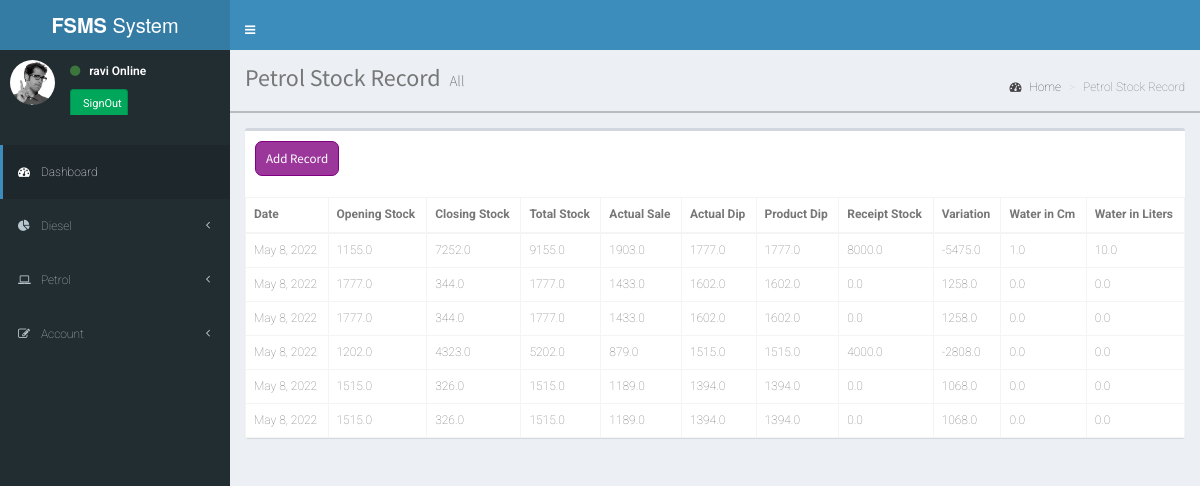
/petrol-stock/ (signed in), run on the app's committed database.
### PPMS_backend/models.py (models this page shows, shortened)
class PetrolStock(models.Model):
    date = models.DateField(auto_now_add=True)
    openingStock = models.FloatField(default=0)
    receiptStock = models.FloatField(default=0)
    totalStock = models.FloatField(blank=False, null=False)
    actualSale = models.FloatField(default=0)
    closingStock = models.FloatField(null=False, blank=False)
    productDip = models.FloatField(default=0)
    actualDip = models.FloatField(default=0)
    variations = models.FloatField(default=0)
    waterCm = models.FloatField(default=0)
    waterLtrs = models.FloatField(default=0)

### PPMS_backend/views.py (the view)
# urls.py: path('petrol-stock/', views.petrolStock, name="petrol-stock"),
@login_required
def petrolStock(request):
    stock = PetrolStock.objects.all()
    return render(request, 'petrol-stock.html', {'stock': stock})

### PPMS_backend/templates/petrol-stock.html
{% extends 'base.html' %}
{% load static %}{% block extracss %}
    <link href="{% static 'css/style.css' %}" rel="stylesheet">
{% endblock %}
{% block content %}
    <div class="head-holder">
    <section class="content-header">
        <h1>
            Petrol Stock Record
            <small>All</small>
        </h1>
        <ol class="breadcrumb">
            <li><a href="{% url 'home' %}"><i class="fa fa-dashboard"></i> Home</a></li>
            <li class="active">Petrol Stock Record</li>
        </ol>
    </section>
    </div>
    <section class="content">
        <div class="row">
            <div class="col-xs-12">
                <div class="box">
                    <div class="box-header">
                        <h3 class="box-title"><a href="{% url 'petrol-stock-form' %}" class="add-record">Add Record</a></h3>
                    </div>
                    <table class="table table-bordered">
                        <thead>
                        <tr>
                            <th>Date</th>
                            <th>Opening Stock</th>
                            <th>Closing Stock</th>
                            <th>Total Stock</th>
                            <th>Actual Sale</th>
                            <th>Actual Dip</th>
                            <th>Product Dip</th>
                            <th>Receipt Stock</th>
                            <th>Variation</th>
                            <th>Water in Cm</th>
                            <th>Water in Liters</th>
                        </tr>
                        </thead>
                        <tbody>
                        {% for foo in stock %}
                            <tr>
                                <td>{{ foo.date }}</td>
                                <td>{{ foo.openingStock }}</td>
                                <td>{{ foo.closingStock }}</td>
                                <td>{{ foo.totalStock }}</td>
                                <td>{{ foo.actualSale }}</td>
                                <td>{{ foo.actualDip }}</td>
                                <td>{{ foo.productDip }}</td>
                                <td>{{ foo.receiptStock }}</td>
                                <td>{{ foo.variations }}</td>
                                <td>{{ foo.waterCm }}</td>
                                <td>{{ foo.waterLtrs }}</td>
                            </tr>
                        {% endfor %}
                        </tbody>
                    </table>
                </div>
            </div>
        </div>
    </section>
{% endblock %}

### PPMS_backend/templates/base.html (shortened to what this page needs)
{% load static %}
<!DOCTYPE html>
<html lang="en">
<head>
    <link rel="stylesheet" type="text/css" href="{% static 'css/bootstrap.min.css' %}">
    <link rel="stylesheet" href="{% static 'css/AdminLTE.min.css' %}">
    <link href="https://maxcdn.bootstrapcdn.com/font-awesome/4.2.0/css/font-awesome.min.css" rel="stylesheet">
    <link rel="stylesheet" href="{% static 'css/_all-skins.min.css' %}">
    <link rel="stylesheet" type="text/css" href="{% static 'css/style.css' %}">
    {% block extracss %}
    {% endblock %}
</head>
<body class=" skin-blue sidebar-mini fixed">
<div class="wrapper">
{% if user.is_authenticated %}
    <header class="main-header">
        <a href="{% url 'home' %}" class="logo">
            <span class="logo-lg"><b>FSMS</b> System</span>
        </a>
        <nav class="navbar navbar-static-top min-high">
            <a href="#" class="sidebar-toggle" data-toggle="push-menu" role="button">
            </a>
        </nav>
    </header>
    <aside class="main-sidebar">
        <section class="sidebar">
            <div class="user-panel">
                    <div class="pull-left image">
                        <img src="{% static 'img/user2-160x160.jpg' %}" class="img-circle" alt="User Image">
                    </div>
                    <div class="pull-left info">
                        <p>
                            <i class="fa fa-circle text-success"></i>
                            &nbsp;&nbsp;{{ user.username }}
                            <span>Online</span>
                        </p>
                        <a class="btn btn-success" href="{% url 'logout' %}">
                            SignOut
                        </a>
                    </div>
            </div>
            <ul class="sidebar-menu" data-widget="tree">
                <br>
                <li class="active">
                    <a href="{% url 'home' %}">
                        <i class="fa fa-dashboard"></i> <span>Dashboard</span>
                    </a>
                </li>
                <li class="treeview">
                    <a href="#" >
                        <i class="fa fa-pie-chart"></i>
                        <span>Diesel </span>
                        <span class="pull-right-container">
                            <i class="fa fa-angle-left pull-right">
                            </i>
                        </span>
                    </a>
                </li>
                <li class="treeview">
                    <a href="#">
                        <i class="fa fa-laptop"></i>
                        <span>Petrol</span>
                        <span class="pull-right-container">
                            <i class="fa fa-angle-left pull-right"></i>
                        </span>
                    </a>
                </li>
                <li class="treeview">
                    <a href="{% url 'home' %}">
                        <i class="fa fa-edit"></i> <span>Account</span>
                        <span class="pull-right-container">
                            <i class="fa fa-angle-left pull-right"></i>
                        </span>
                    </a>
                </li>
            </ul>
        </section>
    </aside>
    <div class="content-wrapper">
        {% block content %}
        {% endblock %}
    </div>
{% endif %}
</div>
</body>
</html>

### PPMS_backend/static/css/style.css (style rules this page uses)
* { margin: 0; padding: 0; box-sizing: border-box; -webkit-box-sizing: border-box; -moz-box-sizing: border-box; -webkit-font-smoothing: antialiased; -moz-font-smoothing: antialiased; -o-font-smoothing: antialiased; font-smoothing: antialiased; text-rendering: optimizeLegibility; }
body { font-family: "Roboto", Helvetica, Arial, sans-serif; font-weight: 100; font-size: 12px; line-height: 30px; color: #777; background: #4CAF50; }
.min-high { height: 50px; }
.head-holder { border-bottom: 2px solid #b7bdc0; margin: 0 0; padding: 0 0 20px 0; }
.add-record { border: 1px solid purple; line-height: 33px; display: block; position: relative; color: white; padding: 0 10px; border-radius: 7px; background: #800080c9; overflow: hidden; }
.box-header>.fa, .box-header>.glyphicon, .box-header>.ion, .box-header .box-title { font-size: 13px; }

### data on the page
PetrolStock: date "May 8, 2022", openingStock "1155.0", closingStock "7252.0", totalStock "9155.0", actualSale "1903.0", actualDip "1777.0", productDip "1777.0", receiptStock "8000.0", variations "-5475.0", waterCm "1.0", waterLtrs "10.0"
PetrolStock: date "May 8, 2022", openingStock "1777.0", closingStock "344.0", totalStock "1777.0", actualSale "1433.0", actualDip "1602.0", productDip "1602.0", receiptStock "0.0", variations "1258.0", waterCm "0.0", waterLtrs "0.0"
PetrolStock: date "May 8, 2022", openingStock "1777.0", closingStock "344.0", totalStock "1777.0", actualSale "1433.0", actualDip "1602.0", productDip "1602.0", receiptStock "0.0", variations "1258.0", waterCm "0.0", waterLtrs "0.0"
PetrolStock: date "May 8, 2022", openingStock "1202.0", closingStock "4323.0", totalStock "5202.0", actualSale "879.0", actualDip "1515.0", productDip "1515.0", receiptStock "4000.0", variations "-2808.0", waterCm "0.0", waterLtrs "0.0"
PetrolStock: date "May 8, 2022", openingStock "1515.0", closingStock "326.0", totalStock "1515.0", actualSale "1189.0", actualDip "1394.0", productDip "1394.0", receiptStock "0.0", variations "1068.0", waterCm "0.0", waterLtrs "0.0"
PetrolStock: date "May 8, 2022", openingStock "1515.0", closingStock "326.0", totalStock "1515.0", actualSale "1189.0", actualDip "1394.0", productDip "1394.0", receiptStock "0.0", variations "1068.0", waterCm "0.0", waterLtrs "0.0"

### other printed values
{{ user.username }} "ravi"
